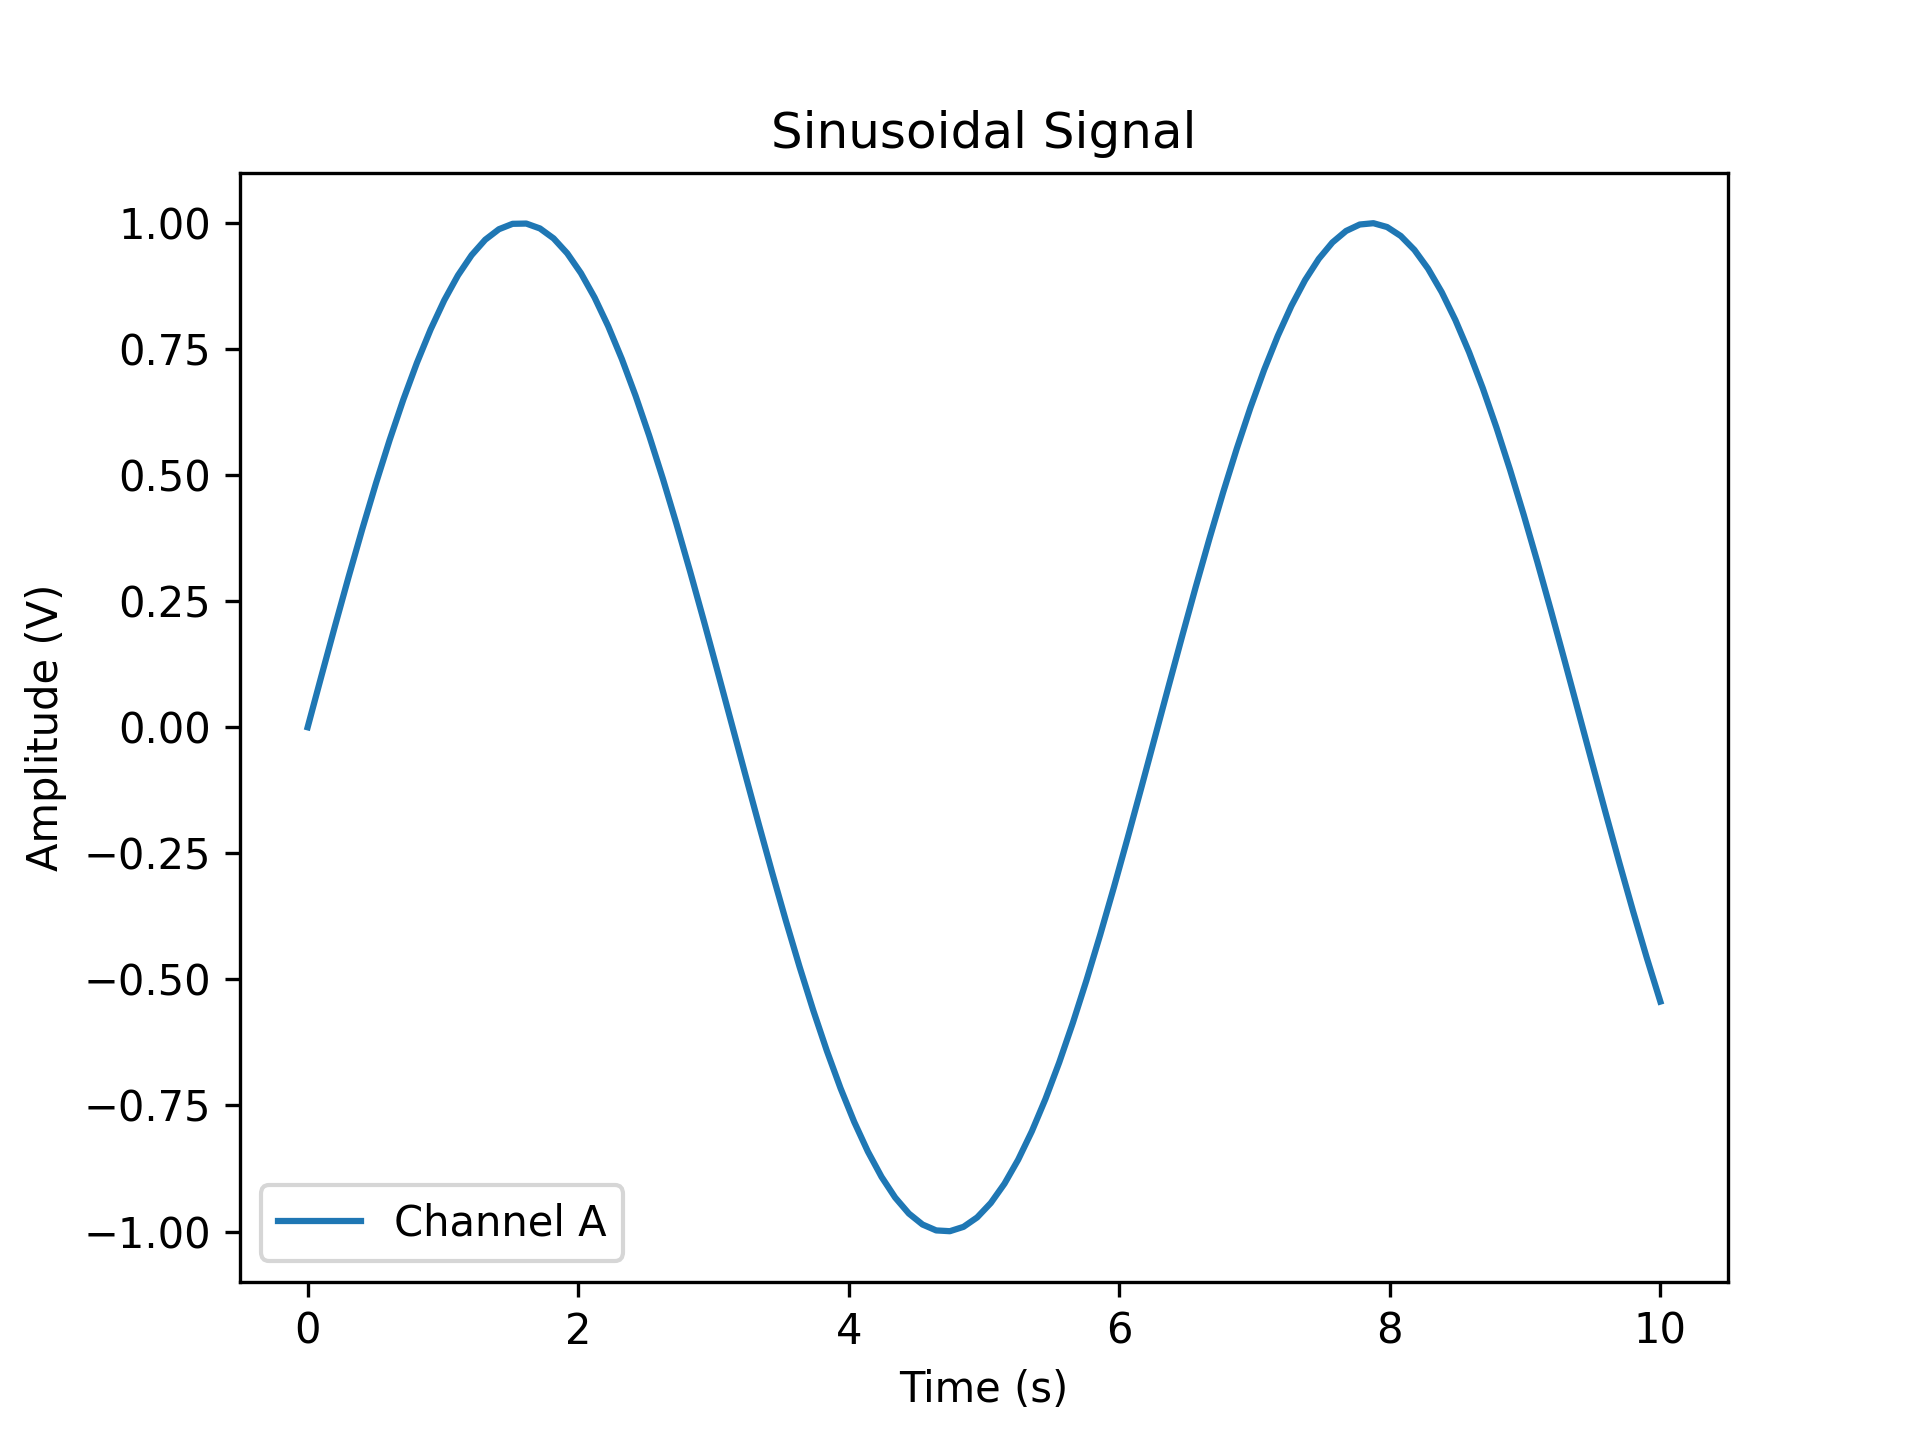

Reproduce this figure in Python.
"""Created on Mar 08 02:41:05 2026"""

import matplotlib.pyplot as plt
import numpy as np

from plotez import SAVE_DPI, plot_xy

x = np.linspace(0, 10, 100)
y = np.sin(x)

plot_xy(
    x_data=x,
    y_data=y,
    x_label="Time (s)",
    y_label="Amplitude (V)",
    data_label="Channel A",
    plot_title="Sinusoidal Signal",
)

# plt.show()
plt.savefig("RTD_E2_custom_labels.png", dpi=SAVE_DPI)
plt.close()
